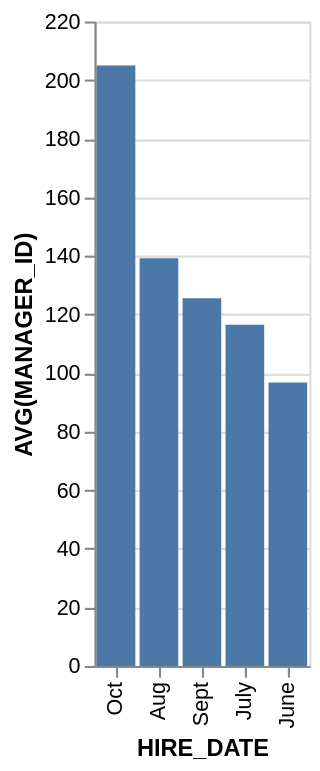

Here is the Vega-Lite specification saved for this chart:
### Vega-Lite specification from a JSON file in a GitHub repository (floating-point values rounded to 4 significant figures)
{"data": {"values": [{"x_data": "Oct", "y_data": 205}, {"x_data": "Aug", "y_data": 139.2}, {"x_data": "Sept", "y_data": 125.5}, {"x_data": "July", "y_data": 116.5}, {"x_data": "June", "y_data": 96.79}]}, "mark": "bar", "encoding": {"x": {"field": "x_data", "type": "nominal", "title": "HIRE_DATE", "sort": {"op": "sum", "field": "y_data", "order": "descending"}}, "y": {"field": "y_data", "type": "quantitative", "title": "AVG(MANAGER_ID)"}}}
